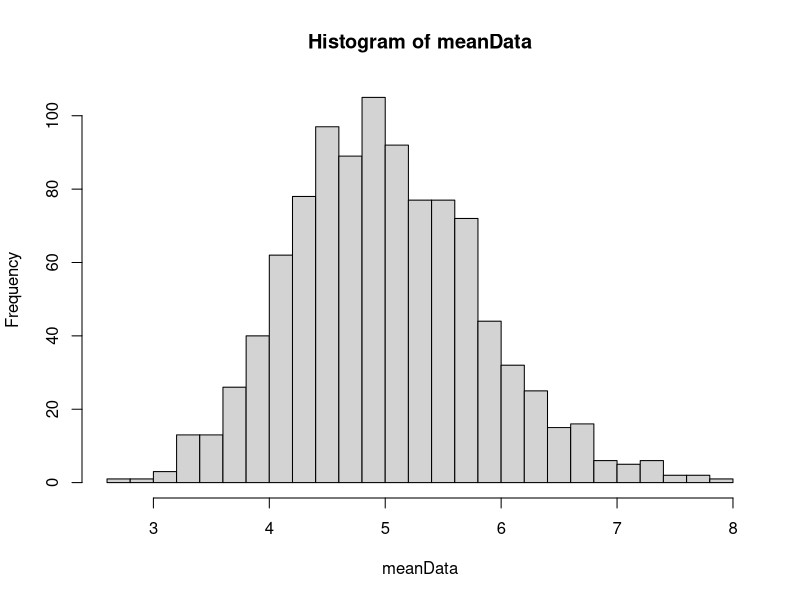
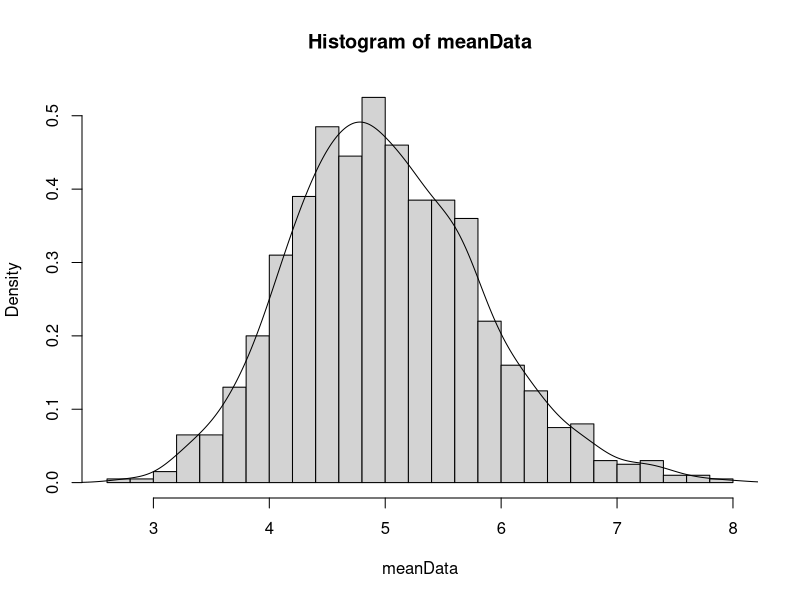

The R source for these figures, in order:
## ---- chunk 1
knitr::opts_chunk$set(echo = TRUE)
## ---- chunk 2
library(ggplot2)
## ---- chunk 3
data <- matrix(rexp(40*1000,0.2),1000,40)
str(data)
dim(data)

meanData <- apply(data, 1, FUN = mean)
hist(meanData,breaks = 20)  
## ---- chunk 4
sampleMean <- mean(meanData)
theoreticalMean <- 1/0.2
cbind(sampleMean,theoreticalMean)
## ---- chunk 5
sampleVar <- var(meanData)
theoreticalVar <- (5^2)/40
cbind(sampleVar,theoreticalVar)
## ---- chunk 6
hist(meanData,breaks = 20,freq = FALSE) 
lines(density(meanData))
